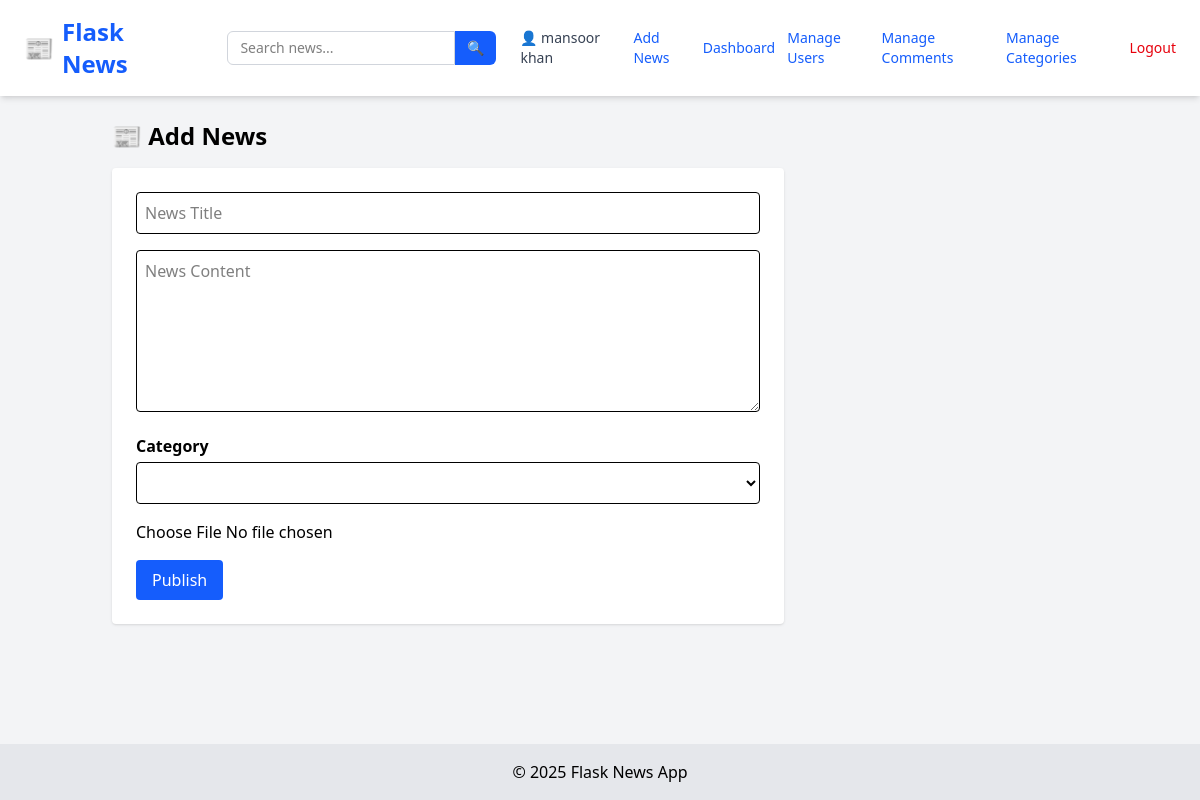
/add (signed in), run on an earlier commit of the app's database.
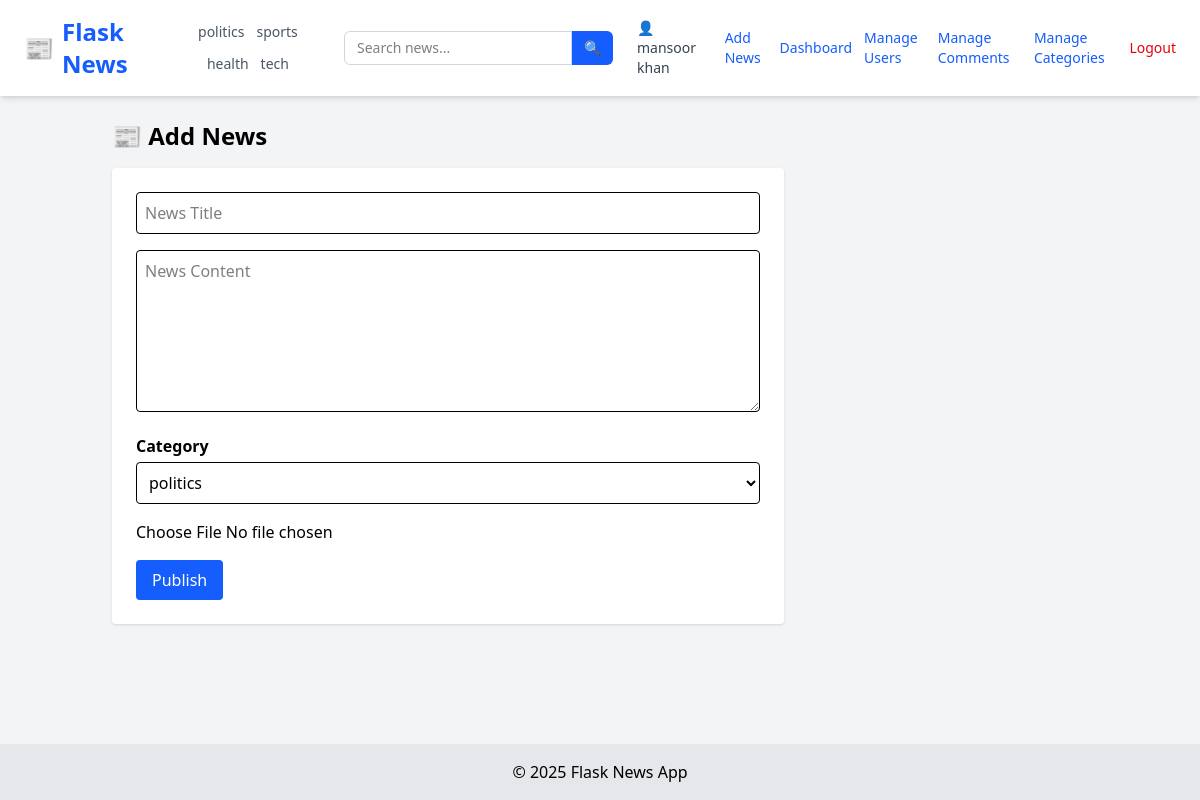
And on a later commit of the database.
### tables this page shows
CREATE TABLE categories (
            id INTEGER PRIMARY KEY AUTOINCREMENT,
            name TEXT UNIQUE NOT NULL
        );

### app/admin_routes.py (the view, shortened to what this page needs)
@admin.route('/add', methods=['GET', 'POST'])
@login_required
@admin_only
def add_news():
    conn = sqlite3.connect(current_app.config['DATABASE'])
    c = conn.cursor()
    c.execute("SELECT id, name FROM categories")
    categories = c.fetchall()
    return render_template('add_news.html',categories=categories)

### app/__init__.py (called while the page is built)
def create_app():
    app = Flask(__name__, instance_relative_config=True)
    app.config.from_object('config.Config')
    from app.routes import main
    app.register_blueprint(main)
    from app.admin_routes import admin
    app.register_blueprint(admin)
    from app.user_routes import user
    app.register_blueprint(user)
    init_db(app)
    login_manager.init_app(app)
    @login_manager.user_loader
    def user_loader(user_id):
        return load_user(user_id)
    @app.context_processor
    def inject_now():
        return {'now': datetime.now}
    @app.context_processor
    def inject_categories():
        conn = sqlite3.connect(current_app.config['DATABASE'])
        c = conn.cursor()
        c.execute("SELECT id, name FROM categories ORDER BY name ASC")
        categories = c.fetchall()
        conn.close()
        return {'categories': categories}
    return app

### app/models.py (called while the page is built)
def load_user(user_id):
    conn = sqlite3.connect(current_app.config['DATABASE'])
    c = conn.cursor()
    c.execute("SELECT id, username,email, role FROM users WHERE id = ?", (user_id,))
    row = c.fetchone()
    conn.close()
    if row:
        return User(*row)
    return None

### app/templates/add_news.html
{% extends "layout.html" %} {% block title %}Add News{% endblock %} {% block
content %}
<h2 class="text-2xl font-bold mb-4">📰 Add News</h2>
<form
  method="POST"
  enctype="multipart/form-data"
  class="bg-white p-6 rounded shadow max-w-2xl"
>
  <input
    name="title"
    type="text"
    placeholder="News Title"
    required
    class="w-full mb-4 p-2 border rounded"
  />
  <textarea
    name="content"
    placeholder="News Content"
    required
    class="w-full mb-4 p-2 border rounded"
    rows="6"
  ></textarea>
  <div class="mb-4">
  <label class="block mb-1 font-semibold">Category</label>
  <select name="category" class="w-full p-2 border rounded" required>
    {% for cat in categories %}
    <option value="{{ cat[0] }}"
  {% if news and news[3] == cat[0] %}selected{% endif %}>
  {{ cat[1] }}
</option>
    {% endfor %}
  </select>
</div>
  <input name="image" type="file" accept="image/*" class="w-full mb-4" />
  <button type="submit" class="bg-blue-600 text-white px-4 py-2 rounded">
    Publish
  </button>
</form>
{% endblock %}

### app/templates/layout.html (shortened to what this page needs)
<!DOCTYPE html>
<html lang="en">
  <head>
    <link
      rel="stylesheet"
      href="https://cdnjs.cloudflare.com/ajax/libs/font-awesome/4.7.0/css/font-awesome.min.css"
    />
    <script src="https://cdn.jsdelivr.net/npm/@tailwindcss/browser@4"></script>
  </head>
  <body class="bg-gray-100 min-h-screen flex flex-col">
    <nav
      class="bg-white shadow-md px-6 py-4 flex flex-wrap md:flex-nowrap justify-between items-center"
    >
      <a
        href="/"
        class="text-2xl font-extrabold text-blue-600 flex items-center gap-2"
      >
        📰 <span>Flask News</span>
      </a>
      <div
        class="flex flex-wrap justify-center gap-3 mt-4 md:mt-0 md:ml-6 text-sm text-gray-600 font-medium"
      >
        {% for cat in categories %}
        <a
          href="{{ url_for('main.filter_by_category', name=cat[1]) }}"
          class="hover:text-blue-600 transition-colors"
        >
          {{ cat[1] }}
        </a>
        {% endfor %}
      </div>
      <form
        method="GET"
        action="{{ url_for('main.search') }}"
        class="flex mt-4 md:mt-0 md:ml-6"
      >
        <input
          type="text"
          name="q"
          placeholder="Search news..."
          required
          class="px-3 py-1.5 border rounded-l-md border-gray-300 focus:outline-none focus:ring focus:border-blue-500 text-sm"
        />
        <button
          type="submit"
          class="px-3 py-1.5 bg-blue-600 text-white rounded-r-md text-sm hover:bg-blue-700 transition-colors"
        >
          🔍
        </button>
      </form>
      <div class="flex items-center gap-3 mt-4 md:mt-0 md:ml-6 text-sm">
        {% if current_user.is_authenticated %}
        <a href="{{ url_for('user.user_profile', email=current_user.email) }}"
          ><span class="text-gray-700">👤 {{ current_user.username }}</span></a
        >
        {% if current_user.role == 'admin' %}
        <a href="/add" class="text-blue-600 hover:underline">Add News</a>
        <a
          href="{{url_for('admin.dashboard')}}"
          class="text-blue-600 hover:underline"
          >Dashboard</a
        >
        <a
          href="{{ url_for('admin.manage_users') }}"
          class="text-blue-600 hover:underline"
          >Manage Users</a
        >
        <a
          href="{{ url_for('admin.manage_comments') }}"
          class="text-blue-600 hover:underline"
        >
          Manage Comments</a
        >
        <a
          href="{{ url_for('admin.manage_categories') }}"
          class="text-blue-600 hover:underline"
        >
          Manage Categories</a
        >
        {% endif %}
        <a href="/logout" class="text-red-600 hover:underline">Logout</a>
        {% else %}
        <a href="/login" class="text-blue-600 hover:underline">Login</a>
        <a href="/register" class="text-blue-600 hover:underline">Register</a>
        {% endif %}
      </div>
    </nav>
    <main class="flex-grow container mx-auto p-6">
       {% block content %}{% endblock %}
    </main>
    <footer class="bg-gray-200 text-center py-4">
      &copy; {{ now().year }} Flask News App
    </footer>
  </body>
</html>

What changed in the data, as far as the page shows it:
added categories: name "politics"
added categories: name "sports"
added categories: name "health"
added categories: name "tech"
Also different on the page:
form field category: (not shown) → "politics"
